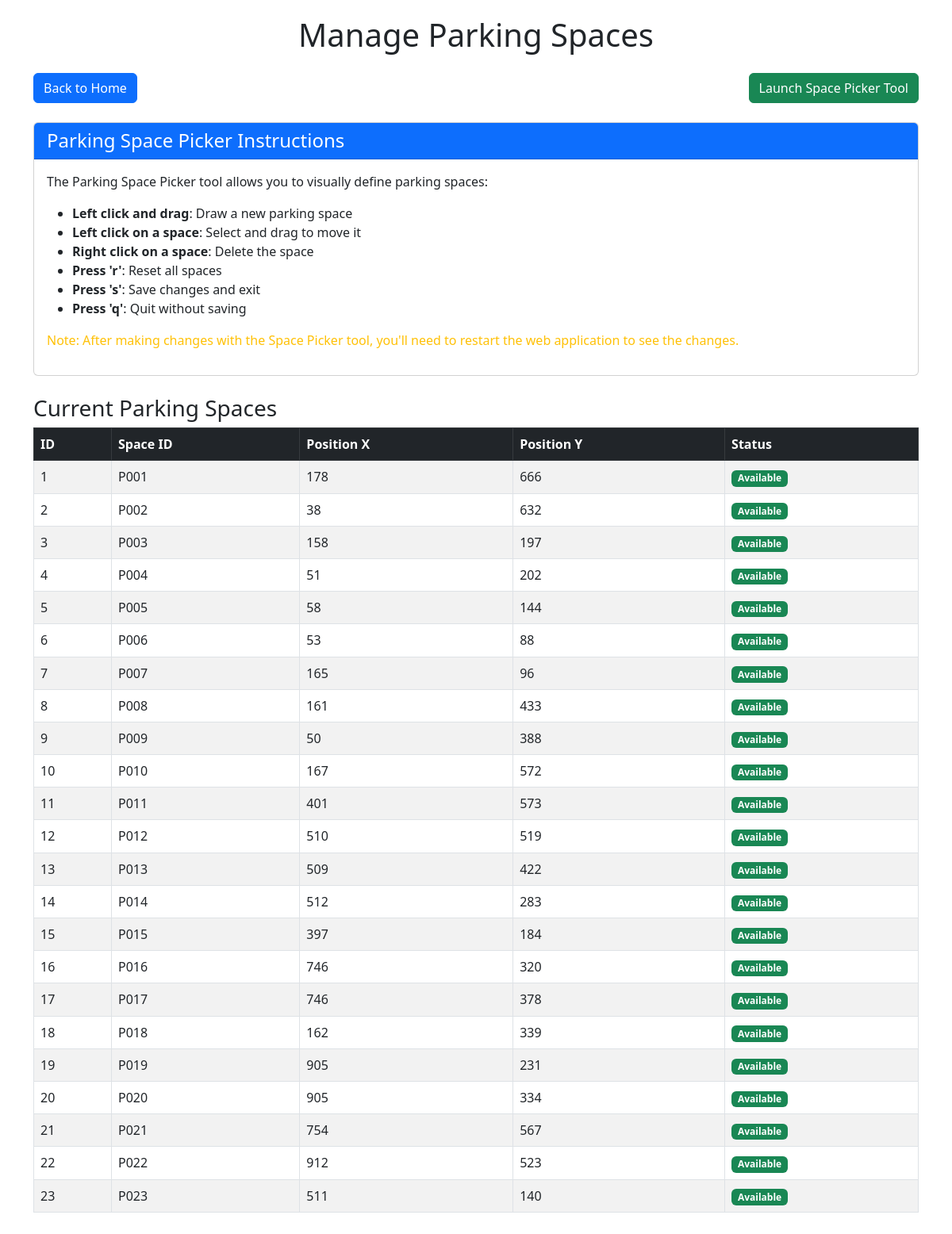
Before: /admin/spaces (signed in) with the older database file.
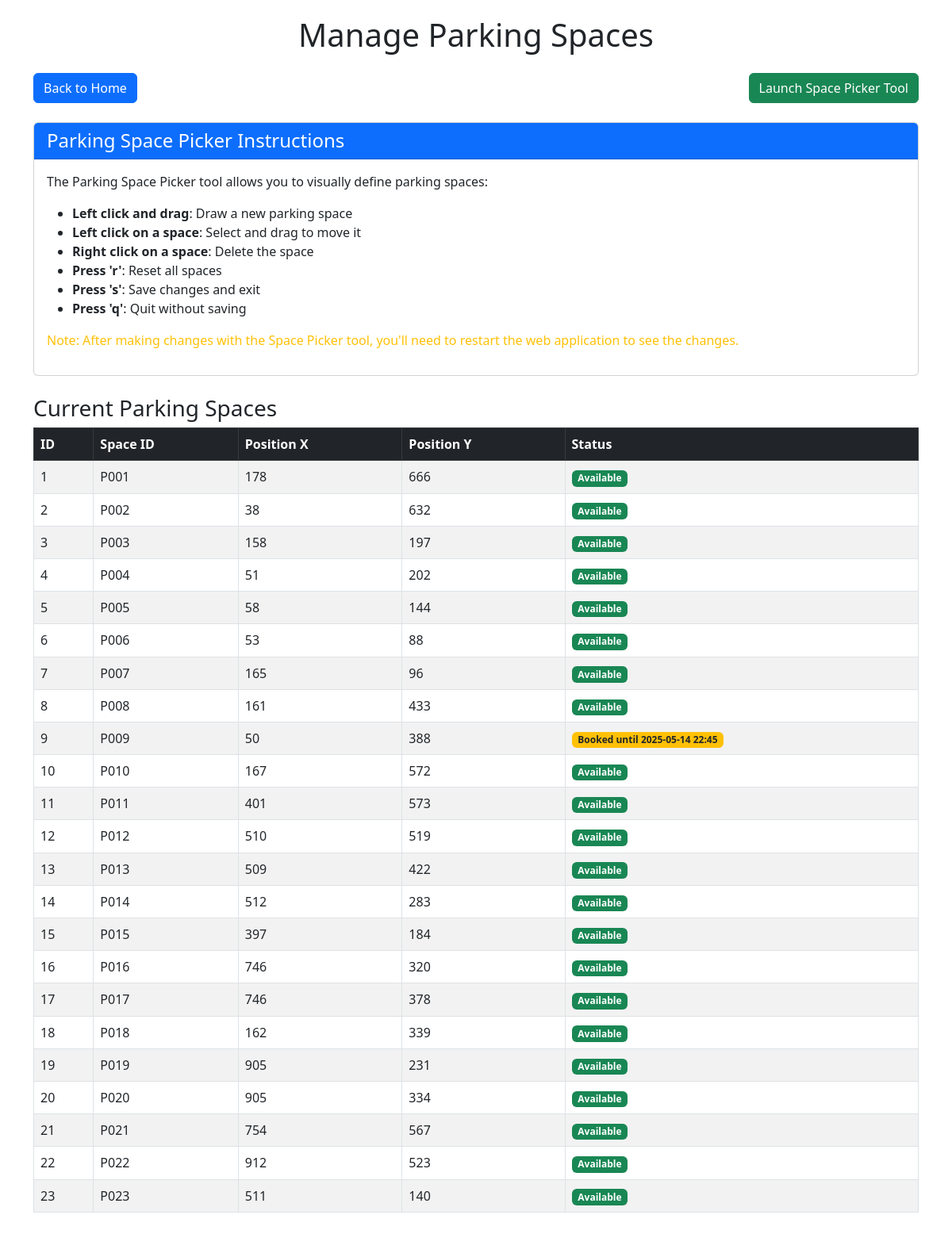
After: the same page with the newer database file.
### models.py (models this page shows, shortened)
class ParkingSpace(db.Model):
    id = db.Column(db.Integer, primary_key=True)
    position_x = db.Column(db.Integer, nullable=False)
    position_y = db.Column(db.Integer, nullable=False)
    space_id = db.Column(db.String(10), unique=True, nullable=False)
    zone = db.Column(db.String(20), default='General')  # e.g., 'VIP', 'Disabled', 'General'
    hourly_rate = db.Column(db.Float, default=150.00)  # Default hourly rate in INR (equivalent to ~$2.00)
    is_active = db.Column(db.Boolean, default=True)
    bookings = db.relationship('Booking', backref='parking_space', lazy=True)

class Booking(db.Model):
    id = db.Column(db.Integer, primary_key=True)
    booking_reference = db.Column(db.String(10), unique=True, nullable=False)
    user_id = db.Column(db.Integer, db.ForeignKey('user.id'), nullable=True)  # Can be null for guest bookings
    user_name = db.Column(db.String(100), nullable=False)
    user_email = db.Column(db.String(100), nullable=False)
    vehicle_id = db.Column(db.Integer, db.ForeignKey('vehicle.id'), nullable=True)
    license_plate = db.Column(db.String(20), nullable=False)
    start_time = db.Column(db.DateTime, nullable=False, default=datetime.utcnow)
    end_time = db.Column(db.DateTime, nullable=False)
    is_active = db.Column(db.Boolean, default=True)
    created_at = db.Column(db.DateTime, nullable=False, default=datetime.utcnow)
    parking_space_id = db.Column(db.Integer, db.ForeignKey('parking_space.id'), nullable=False)
    total_price = db.Column(db.Float, nullable=False)
    payment_status = db.Column(db.String(20), default='Pending')  # 'Pending', 'Paid', 'Refunded'
    check_in_time = db.Column(db.DateTime, nullable=True)
    check_out_time = db.Column(db.DateTime, nullable=True)
    selection_method = db.Column(db.String(20), default='Manual')  # 'Auto' or 'Manual'

### app.py (the view)
@app.route('/admin/spaces', methods=['GET'])
def admin_spaces():
    if not session.get('is_admin', False):
        flash('You do not have permission to access this page', 'danger')
        return redirect(url_for('index'))
    spaces = ParkingSpace.query.all()
    return render_template('admin_spaces.html', spaces=spaces)

### app.py (called while the page is built)
@app.context_processor
def inject_view_functions():
    return dict(view_functions=app.view_functions)

### templates/admin_spaces.html (shortened to what this page needs)
<!DOCTYPE html>
<html lang="en">
<head>
    <link href="https://cdn.jsdelivr.net/npm/bootstrap@5.3.0-alpha1/dist/css/bootstrap.min.css" rel="stylesheet">
</head>
<body>
    <div class="container">
        <h1 class="text-center mb-4">Manage Parking Spaces</h1>
        <div class="d-flex justify-content-between mb-4">
            <a href="{{ url_for('index') }}" class="btn btn-primary">Back to Home</a>
            <div>
                <form method="POST" action="{{ url_for('run_space_picker') }}" class="d-inline">
                    <button type="submit" class="btn btn-success">Launch Space Picker Tool</button>
                </form>
            </div>
        </div>
        <div class="card mb-4">
            <div class="card-header bg-primary text-white">
                <h4 class="mb-0">Parking Space Picker Instructions</h4>
            </div>
            <div class="card-body">
                <p>The Parking Space Picker tool allows you to visually define parking spaces:</p>
                <ul>
                    <li><strong>Left click and drag</strong>: Draw a new parking space</li>
                    <li><strong>Left click on a space</strong>: Select and drag to move it</li>
                    <li><strong>Right click on a space</strong>: Delete the space</li>
                    <li><strong>Press 'r'</strong>: Reset all spaces</li>
                    <li><strong>Press 's'</strong>: Save changes and exit</li>
                    <li><strong>Press 'q'</strong>: Quit without saving</li>
                </ul>
                <p class="text-warning">Note: After making changes with the Space Picker tool, you'll need to restart the web application to see the changes.</p>
            </div>
        </div>
        <div class="space-table">
            <h3>Current Parking Spaces</h3>
            {% if spaces %}
                <table class="table table-striped table-bordered">
                    <thead class="table-dark">
                        <tr>
                            <th>ID</th>
                            <th>Space ID</th>
                            <th>Position X</th>
                            <th>Position Y</th>
                            <th>Status</th>
                        </tr>
                    </thead>
                    <tbody>
                        {% for space in spaces %}
                            <tr>
                                <td>{{ space.id }}</td>
                                <td>{{ space.space_id }}</td>
                                <td>{{ space.position_x }}</td>
                                <td>{{ space.position_y }}</td>
                                <td>
                                    {% set active_booking = space.bookings|selectattr('is_active', 'eq', true)|first %}
                                    {% if active_booking %}
                                        <span class="badge bg-warning text-dark">Booked until {{ active_booking.end_time.strftime('%Y-%m-%d %H:%M') }}</span>
                                    {% else %}
                                        <span class="badge bg-success">Available</span>
                                    {% endif %}
                                </td>
                            </tr>
                        {% endfor %}
                    </tbody>
                </table>
            {% else %}
                <div class="alert alert-info">No parking spaces defined yet. Use the Space Picker Tool to create spaces.</div>
            {% endif %}
        </div>
    </div>
</body>
</html>

Changed rows visible on the page:
computed for ParkingSpace id 9: text "Available" → "Booked until"
added Booking: end_time "2025-05-14 22:45"
